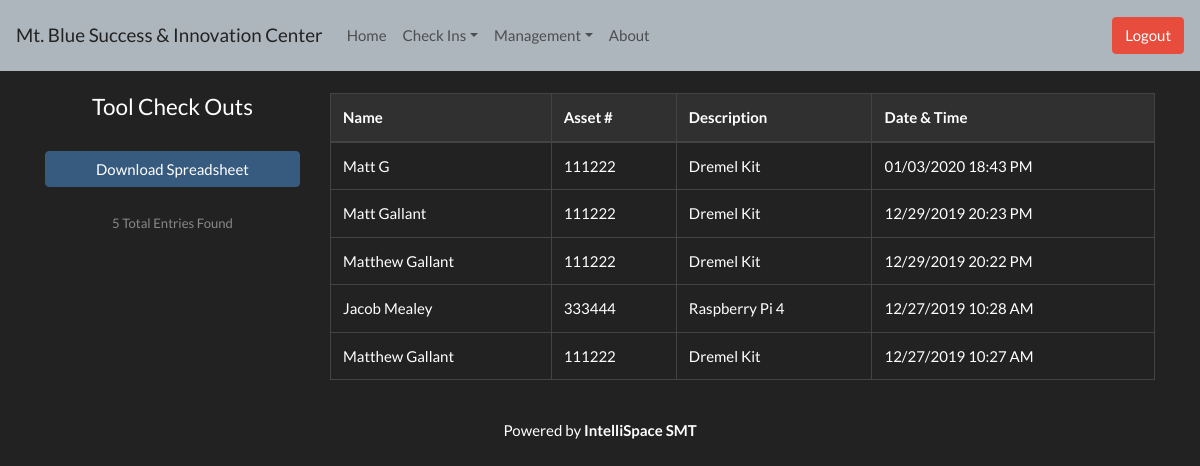
The app's page /Server/admin/tools.php (signed in), older data.
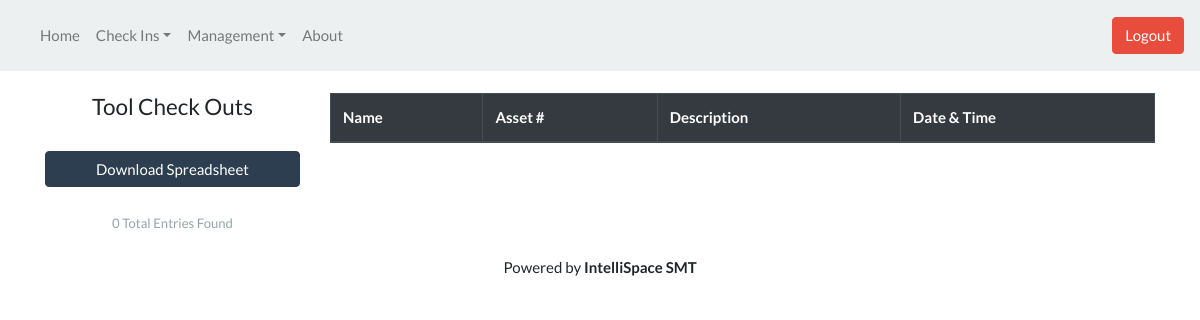
The same page, newer data.
### tables this page shows
CREATE TABLE `setup` (
  `id` int(11) unsigned NOT NULL AUTO_INCREMENT,
  `system_name` varchar(512) DEFAULT NULL,
  `system_theme` varchar(8) DEFAULT NULL,
  `system_pages` varchar(512) DEFAULT NULL,
  `system_version` varchar(8) DEFAULT NULL,
  PRIMARY KEY (`id`)
);

CREATE TABLE `toolout` (
  `id` int(11) unsigned NOT NULL AUTO_INCREMENT,
  `name` varchar(256) DEFAULT NULL,
  `asset` int(6) DEFAULT NULL,
  `time` varchar(64) DEFAULT NULL,
  PRIMARY KEY (`id`)
);

CREATE TABLE `tools` (
  `id` int(11) unsigned NOT NULL AUTO_INCREMENT,
  `name` varchar(256) DEFAULT NULL,
  `asset` int(6) DEFAULT NULL,
  `possesion` varchar(256) DEFAULT NULL,
  PRIMARY KEY (`id`)
);

### Server/admin/resources/setupinfo.php (called while the page is built, shortened)
<?php
    $db_login = parse_ini_file("../../database.conf");
    $servername = $db_login['server'];
    $username = $db_login['user'];
    $password = $db_login['pass'];
    $dbname = $db_login['table'];
    try {
        $conn = new PDO("mysql:host=$servername;dbname=$dbname", $username, $password);
        $conn->setAttribute(PDO::ATTR_ERRMODE, PDO::ERRMODE_EXCEPTION);
        $stmt = $conn->prepare("SELECT * FROM setup WHERE id = 1");
        $stmt->execute();
        $data = $stmt->fetchAll();
        $system_name = $data[0]['system_name'];
        $system_theme = $data[0]['system_theme'];
    }
    catch(PDOException $e) {}
?>

### Server/admin/tools.php (the view, shortened to what the changed rows need)
<?php include_once("resources/setupinfo.php"); ?>
<?php
    $loaded_data = [];
    $db_login = parse_ini_file("../../database.conf");
    $servername = $db_login['server'];
    $username = $db_login['user'];
    $password = $db_login['pass'];
    $dbname = $db_login['table'];
    try {
        $conn = new PDO("mysql:host=$servername;dbname=$dbname", $username, $password);
        $conn->setAttribute(PDO::ATTR_ERRMODE, PDO::ERRMODE_EXCEPTION);
        $stmt = $conn->prepare("SELECT * FROM toolout");
        $stmt->execute();
        $data = $stmt->fetchAll();
        $loaded_data = array_reverse($data);
    }
    catch(PDOException $e) {}
?>
<!DOCTYPE html>
<html>
    <head>
        <?php if ($system_theme == "dark"): ?>
            <link href="https://stackpath.bootstrapcdn.com/bootswatch/4.4.1/darkly/bootstrap.min.css" rel="stylesheet">
        <?php else: ?>
            <link href="https://stackpath.bootstrapcdn.com/bootswatch/4.4.1/flatly/bootstrap.min.css" rel="stylesheet">
        <?php endif; ?>
    </head>
    <body>
        <?php include_once("resources/navigation.php"); ?>
        <br />
        <div class="container">
            <div class="row">
                <div class="col-sm-3">
                    <div style="text-align: center;">
                        <h4>Tool Check Outs</h4>
                        <br />
                        <button class="btn btn-block btn-primary" type="button" onclick="downloadSheet();">Download Spreadsheet</button>
                        <br />
                        <small id="emailHelp" class="form-text text-muted"><?php echo sizeof($loaded_data); ?> Total Entries Found</small>
                    </div>
                </div>
                <div class="col-sm-9">
                    <table class="table table-bordered">
                        <thead class="thead-dark">
                            <tr>
                                <th scope="col">Name</th>
                                <th scope="col">Asset #</th>
                                <th scope="col">Description</th>
                                <th scope="col">Date & Time</th>
                            </tr>
                        </thead>
                        <tbody>
                            <?php
                                foreach ($loaded_data as $student_data) {
                                    $asset_name = "";
                                    $servername = "localhost";
                                    $username = "root";
                                    $password = "root";
                                    $dbname = "unispace";
                                    try {
                                        $conn = new PDO("mysql:host=$servername;dbname=$dbname", $username, $password);
                                        $conn->setAttribute(PDO::ATTR_ERRMODE, PDO::ERRMODE_EXCEPTION);
                                        $stmt = $conn->prepare("SELECT name FROM tools WHERE asset = :asset");
                                        $stmt->bindParam(':asset', $assetInsert);
                                        $assetInsert = $student_data['asset'];
                                        $stmt->execute();
                                        $data = $stmt->fetchAll();
                                        $asset_name = $data[0]['name'];
                                    }
                                    catch(PDOException $e) {}
                                    echo "<tr>";
                                    echo "<td>" . $student_data['name'] . "</td>";
                                    echo "<td>" . $student_data['asset'] . "</td>";
                                    echo "<td>" . $asset_name . "</td>";
                                    echo "<td>" . $student_data['time'] . "</td>";
                                    echo "</tr>";
                                }
                            ?>
                        </tbody>
                    </table>
                </div>
        </div>
        <br />
        <?php include_once("resources/footer.php"); ?>
    </body>
</html>

### Server/admin/resources/navigation.php (shortened to what the changed rows need)
<nav class="navbar navbar-expand-lg navbar-light bg-light">
    <a class="navbar-brand" href="./"><?php echo $system_name; ?></a>
    <div class="collapse navbar-collapse" id="navbarTogglerDemo02">
        <ul class="navbar-nav mr-auto mt-2 mt-lg-0">
            <li class="nav-item">
                <a class="nav-link" href="./">Home</a>
            </li>
            <li class="nav-item dropdown">
                <a class="nav-link dropdown-toggle" href="#" id="navbarDropdown" role="button" data-toggle="dropdown">Check Ins</a>
            </li>
            <li class="nav-item dropdown">
                <a class="nav-link dropdown-toggle" href="#" id="navbarDropdown" role="button" data-toggle="dropdown">Management</a>
            </li>
            <li class="nav-item">
                <a type="button" class="nav-link" data-toggle="modal" data-target="#copyrightModal">About</a>
            </li>
        </ul>
        <form class="form-inline my-2 my-lg-0">
        </form>
    </div>
</nav>

### Server/admin/resources/footer.php
<div style="text-align: center;">
    <p><a data-toggle="modal" data-target="#copyrightModal">Powered by <b>IntelliSpace SMT</b></a></p>
</div>

Row changes from the older to the newer data that the page shows:
removed setup: system_name "Mt. Blue Success & Innovation Center"
removed toolout: name "Matt G", asset "111222", tools.name "Dremel Kit", time "01/03/2020 18:43 PM"
removed toolout: name "Matt Gallant", asset "111222", tools.name "Dremel Kit", time "12/29/2019 20:23 PM"
removed toolout: name "Matthew Gallant", asset "111222", tools.name "Dremel Kit", time "12/29/2019 20:22 PM"
removed toolout: name "Jacob Mealey", asset "333444", tools.name "Raspberry Pi 4", time "12/27/2019 10:28 AM"
removed toolout: name "Matthew Gallant", asset "111222", tools.name "Dremel Kit", time "12/27/2019 10:27 AM"
Text that changed along with them:
sizeof($loaded_data): "5" → "0"
